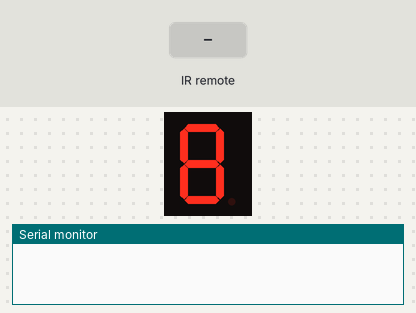
The sketch below on a simulated Arduino Uno, built with avr-gcc and run on an emulated ATmega328P. On the bench: 1-digit seven-segment display, the last lines printed to the serial monitor. Wiring (inferred from the names in the program): 1-digit 7-segment display, segments lit when LOW: segments pin 6, pin 7, pin 9, pin 10, pin 11, pin 5, pin 4. The inputs (shaded band) are chosen by the test bench. The segment pins are drawn as the display they are named for.

Above: at 1.2 s.
1.3 s: infrared code 0xFD30CF received
At 2.4 s:
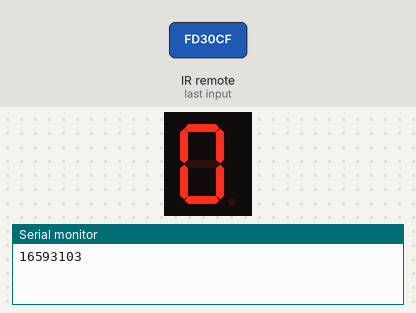
2.8 s: infrared code 0xFD08F7 received
At 3.5 s:
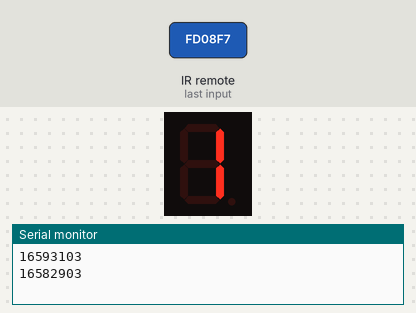
4.3 s: infrared code 0xFD8877 received
At 4.7 s:
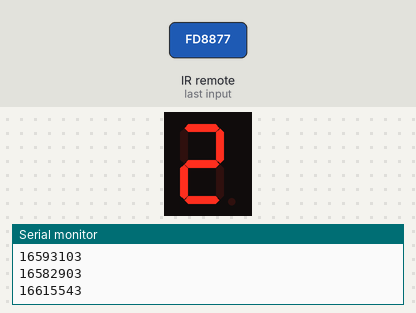
5.8 s: infrared code 0xFD48B7 received
At 7.0 s:
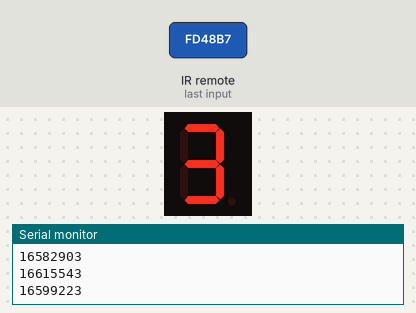
7.3 s: infrared code 0xFD28D7 received
At 8.1 s:
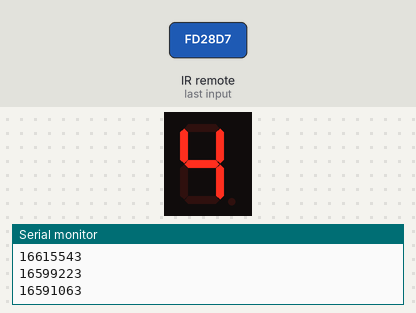
8.8 s: infrared code 0xFDA857 received
At 9.3 s:
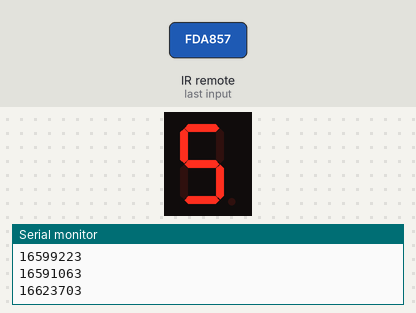
Timing chart, 0 to 11.3 s (numbered marks = the images above; inputs shaded):
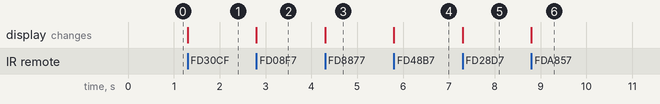

Measured:
- after the input at 1.3 s, the display: changes at once (image 1)
- after the input at 2.8 s, the display: changes at once (image 2)
- after the input at 4.3 s, the display: changes at once (image 3)
- after the input at 5.8 s, the display: changes at once (image 4)
- after the input at 7.3 s, the display: changes at once (image 5)
- after the input at 8.8 s, the display: changes at once (image 6)

The sketch:

irKumanda2.ino
```cpp
#include <IRremote.h>

int a = 6; int b = 7; int c = 9;
int d = 10; int e = 11; int f = 5;
int g = 4; int RECV_PIN = 8;

IRrecv irrecv(RECV_PIN);
decode_results results;

#define BUTON0 16593103
#define BUTON1 16582903
#define BUTON2 16615543
#define BUTON3 16599223
#define BUTON4 16591063
#define BUTON5 16623703
#define BUTON6 16607383
#define BUTON7 16586983
#define BUTON8 16619623
#define BUTON9 16603303

void setup(){
    pinMode(a, OUTPUT); pinMode(b, OUTPUT); pinMode(c, OUTPUT);
    pinMode(d, OUTPUT); pinMode(e, OUTPUT); pinMode(f, OUTPUT);
    pinMode(g, OUTPUT); Serial.begin(9600); irrecv.enableIRIn(); 
}

void loop(){
    if(irrecv.decode(&results)){
        Serial.println(results.value);
    if(results.value==BUTON0){
        digitalWrite(a, LOW); digitalWrite(b, LOW); digitalWrite(c, LOW); digitalWrite(d, LOW);
        digitalWrite(e, LOW); digitalWrite(f, LOW); digitalWrite(g, HIGH);
    }
    if(results.value==BUTON1){
      digitalWrite(a, HIGH); digitalWrite(b, LOW); digitalWrite(c, LOW); digitalWrite(d, HIGH);
      digitalWrite(e, HIGH); digitalWrite(f, HIGH); digitalWrite(g, HIGH); 
    }
    if(results.value==BUTON2){
      digitalWrite(a, LOW); digitalWrite(b, LOW); digitalWrite(c, HIGH); digitalWrite(d, LOW);
      digitalWrite(e, LOW); digitalWrite(f, HIGH); digitalWrite(g, LOW);    
    }

    if(results.value==BUTON3){
      digitalWrite(a, LOW); digitalWrite(b, LOW); digitalWrite(c, LOW); digitalWrite(d, LOW);
      digitalWrite(e, HIGH); digitalWrite(f, HIGH); digitalWrite(g, LOW);
    }
    if(results.value==BUTON4){
      digitalWrite(a, HIGH); digitalWrite(b, LOW); digitalWrite(c, LOW); digitalWrite(d, HIGH);
      digitalWrite(e, HIGH); digitalWrite(f, LOW); digitalWrite(g, LOW);
    }
     if(results.value==BUTON5){
      digitalWrite(a, LOW); digitalWrite(b, HIGH); digitalWrite(c, LOW); digitalWrite(d, LOW);
      digitalWrite(e, HIGH); digitalWrite(f, LOW); digitalWrite(g, LOW);
    }
    if(results.value==BUTON6){
      digitalWrite(a, LOW); digitalWrite(b, HIGH); digitalWrite(c, LOW); digitalWrite(d, LOW);
      digitalWrite(e, LOW); digitalWrite(f, LOW); digitalWrite(g, LOW);
    }
    if(results.value==BUTON7){
      digitalWrite(a, LOW); digitalWrite(b, LOW); digitalWrite(c, LOW); digitalWrite(d, HIGH);
      digitalWrite(e, HIGH); digitalWrite(f, HIGH); digitalWrite(g, HIGH);
    }
     if(results.value==BUTON8){
      digitalWrite(a, LOW); digitalWrite(b, LOW); digitalWrite(c, LOW); digitalWrite(d, LOW);
      digitalWrite(e, LOW); digitalWrite(f, LOW); digitalWrite(g, LOW);    
    }
    if(results.value==BUTON9){
      digitalWrite(a, LOW); digitalWrite(b, LOW); digitalWrite(c, LOW); digitalWrite(d, LOW);
      digitalWrite(e, HIGH); digitalWrite(f, LOW); digitalWrite(g, LOW);
    }
       irrecv.resume();
  }   
}
```
